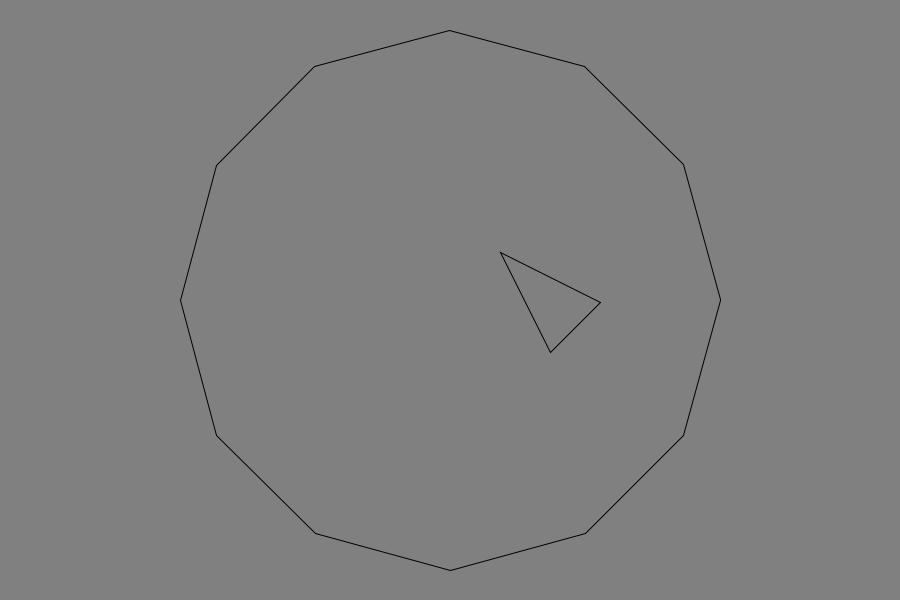
Frame 1 (no input)
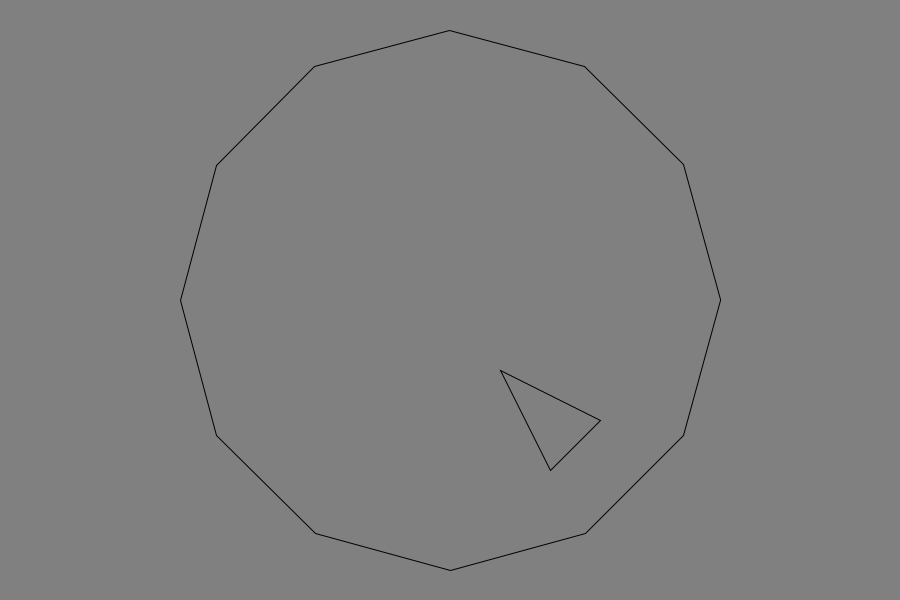
Frame 60 (the mouse pressed at the canvas centre just before this capture)
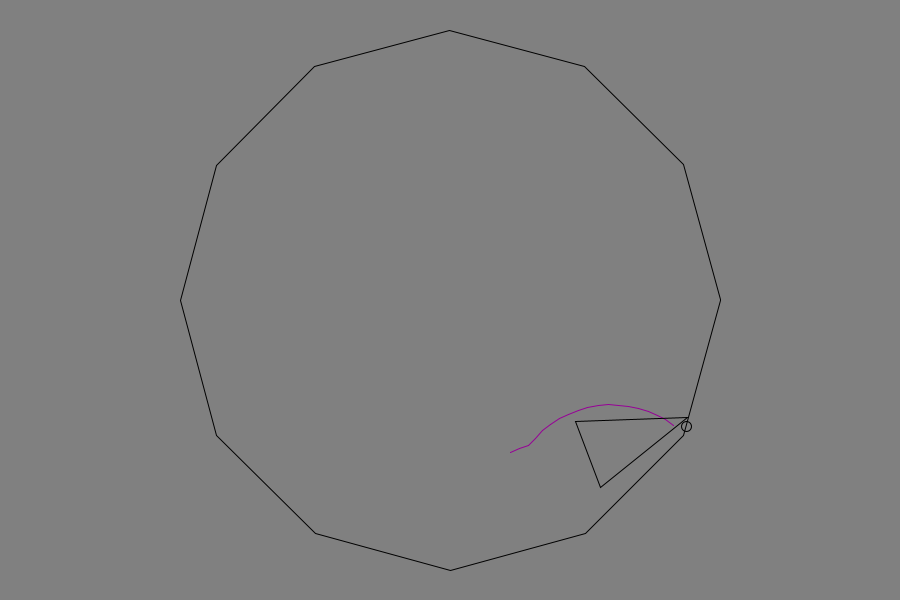
Frame 120 (the mouse held since frame 60 and released just before this capture)

The Processing sketch that drew these frames (run headless with seeded random() and noise(); from frame 60 on, the mouse is pressed at the canvas centre):

// Processing sketch: processing_84184
// ── processing_84184.pde


SpiroPolygon polyStatic = new SpiroPolygon();
SpiroPolygon polyDynamic = new SpiroPolygon();

PVector pivot;

PGraphics myGraphics;

void setup()
{
  size(900,600);
  background(255);

  for (float n = 0; n < TWO_PI; n += PI/6)
  {
    polyStatic.add(
                (width/2)  + (270 * cos(n)),
                (height/2) + (270 * sin(n)));
  }

  polyDynamic.add(500,250);
  polyDynamic.add(600,300);
  polyDynamic.add(550,350);
  polyDynamic.setPen(510,260);

  noFill();

  myGraphics = createGraphics(width, height);
  myGraphics.beginDraw();
  myGraphics.background(128);
  myGraphics.endDraw();
}

void draw()
{
  image(myGraphics, 0, 0);

  if (pivot != null)
  {
    polyDynamic.drawPen(myGraphics);
  }
  
  PVector pt = new PVector();
  SpiroPolygon poly;

  if (pivot == null)
  {
    poly = polyDynamic.translate(0, 2);
  }
  else
  {
    poly = polyDynamic.rotate(pivot, 0.1);
  }
 
  boolean brc = poly.getIntersection(polyStatic, pt);

  if (brc && (pivot == null || dist(pivot.x, pivot.y, pt.x, pt.y) > 3))
  {
    pivot = pt;
  }
  else
  {
    polyDynamic = poly;
  }
  
  polyStatic.draw();  
  polyDynamic.draw();  

  if (pivot != null)
  {
    ellipse(pivot.x, pivot.y, 10, 10);
  }
}


class SpiroPolygon
{
  ArrayList<PVector> arrVertices;
  PVector currentPen;
  PVector prevPen;

  SpiroPolygon()
  {
    arrVertices = new ArrayList<PVector>();
  }

  void add(float x, float y)
  {
    arrVertices.add(new PVector(x,y));
  }

  void setPen(float x, float y)
  {
    if (currentPen == null)
    {
      currentPen = new PVector(x,y);
    }
    else
    {
      currentPen.x = x;
      currentPen.y = y;
    }
  }

  boolean getIntersection(SpiroPolygon other, PVector ptIntersection)
  {
    boolean bFound = false;
    
    for (int n = 0; n < arrVertices.size(); ++n)
    {
      PVector pt1 = arrVertices.get(n);
      PVector pt2 = arrVertices.get( (n+1) % arrVertices.size() );

      for (int m = 0; m < other.arrVertices.size(); ++m)
      {
        PVector pt3 = other.arrVertices.get(m);
        PVector pt4 = other.arrVertices.get( (m+1) % other.arrVertices.size() );
        
        PVector pt = new PVector();
        boolean brc = getIntersection(pt1.x, pt1.y, pt2.x, pt2.y, pt3.x, pt3.y, pt4.x, pt4.y, pt);

        if (brc)
        {
          if (bFound == false || pivot == null || distVec(pivot, pt) > distVec(pivot, ptIntersection))
          {
            ptIntersection.x = pt.x;
            ptIntersection.y = pt.y;
            bFound = true;
          }
        }
      }
    }

    return bFound;
  }

  boolean getIntersection(float x1, float y1, float x2, float y2, float x3, float y3, float x4, float y4, PVector pt)
  {
    float nDenom = ((x1-x2)*(y3-y4)) - ((y1-y2)*(x3-x4));
    if (nDenom == 0)
    {
      // Lines are parallel.  We will already have any points that may be relevant
    }
    else
    {
      // Lines are not parallel, therefore there is a single point of intersection to be found,
      // although it may or may not lie within the line-segments.
      float xNum = (((x1*y2)-(y1*x2))*(x3-x4)) - ((x1-x2)*((x3*y4)-(y3*x4)));
      float yNum = (((x1*y2)-(y1*x2))*(y3-y4)) - ((y1-y2)*((x3*y4)-(y3*x4)));
      float x = xNum/nDenom;
      float y = yNum/nDenom;
      
      Rectangle rect12 = new Rectangle(x1,y1,x2,y2);
      rect12.normalise();
      Rectangle rect34 = new Rectangle(x3,y3,x4,y4);
      rect34.normalise();

      if (rect12.containsPoint(x,y) && rect34.containsPoint(x,y))
      {
          pt.x = x;
          pt.y = y;
          return true;
      }
    }

    return false;
  }

  void draw()
  {
    stroke(0);
    
    beginShape();
  
    for (int n = 0; n < arrVertices.size(); ++n)
    {
      vertex(arrVertices.get(n).x, arrVertices.get(n).y);
    }
  
    endShape(CLOSE);
  }

  void drawPen(PGraphics someGraphics)
  {
    someGraphics.beginDraw();
    someGraphics.stroke(150, 0, 150);
    
    if (prevPen == null && currentPen == null)
    {
      // can't draw
    }
    else if (prevPen == null)
    {
      someGraphics.point(currentPen.x, currentPen.y);
      
      prevPen = new PVector(currentPen.x, currentPen.y);
    }
    else
    {
      someGraphics.line(prevPen.x, prevPen.y, currentPen.x, currentPen.y);
      prevPen.x = currentPen.x;
      prevPen.y = currentPen.y;
    }
    someGraphics.endDraw();
  }

  SpiroPolygon translate(float x, float y)
  {
    return transform(new PVector(x,y), null, 0);
  }

  SpiroPolygon rotate(PVector pivot, float rotate)
  {
    return transform(new PVector(0,0), pivot, rotate);
  }
  
  SpiroPolygon transform(PVector translate, PVector pivot, float rotate)
  {
    SpiroPolygon poly = new SpiroPolygon();
    
    for (int n = 0; n < arrVertices.size(); ++n)
    {
      PVector pt = arrVertices.get(n);
      PVector pt2 = new PVector(pt.x, pt.y);

      transformPt(translate, pivot, rotate, pt2);

      poly.add(pt2.x, pt2.y);
    }

    if (currentPen != null)
    {
      poly.setPen(currentPen.x, currentPen.y);
      transformPt(translate, pivot, rotate, poly.currentPen);
    }

    if (prevPen != null)
    {
      poly.prevPen = new PVector(prevPen.x, prevPen.y);
    }
    
    return poly;
  }

  void transformPt(PVector translate, PVector pivot, float rotate, PVector pt)
  {
      float x = pt.x;
      float y = pt.y;
      
      x += translate.x;
      y += translate.y;
      
      if (pivot != null)
      {
        x -= pivot.x;
        y -= pivot.y;

        float hypotenuse = dist(0, 0, x, y);
        float angle = atan2(y, x);
        angle += rotate;
        x = hypotenuse * cos(angle);
        y = hypotenuse * sin(angle);
        
        x += pivot.x;
        y += pivot.y;
      }

      pt.x = x;
      pt.y = y;
  }

};


float distVec(PVector v1, PVector v2)
{
  return dist(v1.x, v1.y, v2.x, v2.y);
}

class Rectangle
{
  float xMin;
  float yMin;
  float xMax;
  float yMax;

  Rectangle() {}
  
  Rectangle(float x1, float y1, float x2, float y2)
  {
    xMin = x1;
    yMin = y1;
    xMax = x2;
    yMax = y2;
  }

  void normalise()
  {
    if (xMin > xMax)
    {
      float nSwap = xMin;
      xMin = xMax;
      xMax = nSwap;
    }

    if (yMin > yMax)
    {
      float nSwap = yMin;
      yMin = yMax;
      yMax = nSwap;
    }
  }
  
  boolean intersects(Rectangle other)
  {
    if (xMax < other.xMin
    ||  yMax < other.yMin
    ||  xMin > other.xMax
    ||  yMin > other.yMax)
    {
      return false;
    }
    else
    {
      return true;
    }
  }
  
  boolean containsPoint(float x, float y)
  {
    if (xMax < x
    ||  yMax < y
    ||  xMin > x
    ||  yMin > y)
    {
      return false;
    }
    else
    {
      return true;
    }
  }
  
  float width()
  {
    return xMax - xMin;
  }
  
  float height()
  {
    return yMax - yMin;
  }

};
